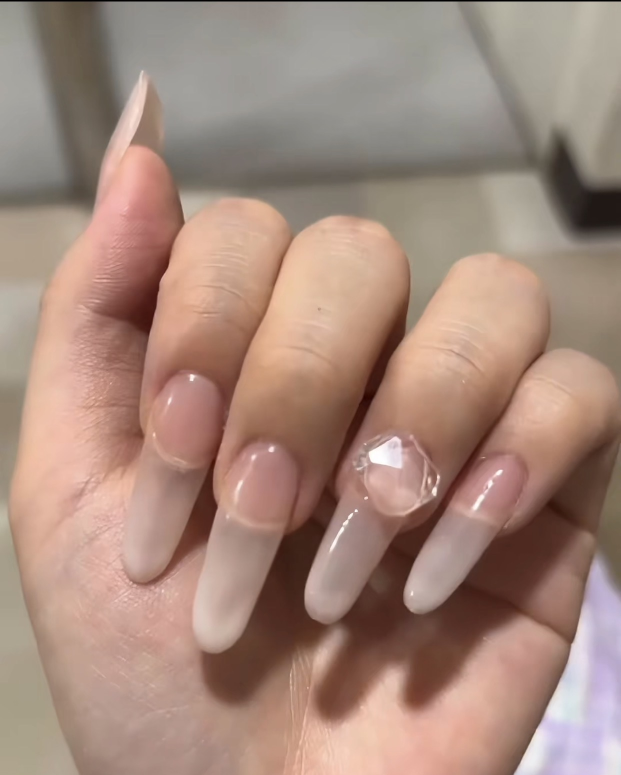
#> input picture dataset/paired_edit_core_v1/test_A/pair_0009.png, 1242 x 1550 px (shown at 1/2 size); its folder holds only this picture in this run
$ python -i masked_inpaint_utils.py   (imports and definitions only)
#> lines starting #> are read from the running program, lines starting #| are printed output that depends on the picture; after the words box and inside, x2 and y2 are one past the last pixel; in counts of white or black regions, pixels touching at a corner belong together
#!/usr/bin/env python3
"""
Utilities shared by masked inpainting inference and validation.
"""

from __future__ import annotations

from dataclasses import dataclass
from pathlib import Path

import numpy as np
from PIL import Image, ImageDraw, ImageFilter, ImageFont


LABEL_HEIGHT = 42
PADDING = 12
BACKGROUND = (18, 18, 20)
LABEL_COLOR = (245, 245, 245)
MASK_OVERLAY_COLOR = np.array([255.0, 64.0, 64.0], dtype=np.float32)


@dataclass
class InpaintResult:
    crop_box: tuple[int, int, int, int]
    input_crop: Image.Image
    mask_crop: Image.Image
    generated_crop: Image.Image
    composite_crop: Image.Image
    generated_full: Image.Image
    composite_full: Image.Image


def load_rgb_image(path: Path) -> Image.Image:
    return Image.open(path).convert("RGB")


def load_mask_image(path: Path, *, size: tuple[int, int] | None = None) -> Image.Image:
    image = Image.open(path).convert("L")
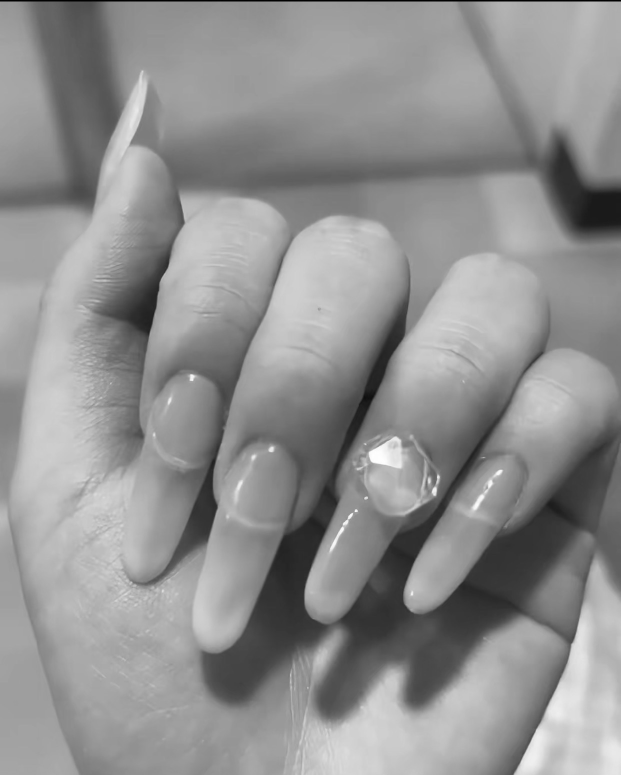
#> image: PIL image 1242x1550 L (shown at 1/2 size); min 0, max 255, mean 144
    if size is not None and image.size != size:
        image = image.resize(size, Image.Resampling.NEAREST)
    return binarize_mask(image)


def binarize_mask(mask_image: Image.Image) -> Image.Image:
    array = np.where(np.asarray(mask_image.convert("L"), dtype=np.uint8) >= 128, 255, 0).astype(np.uint8)
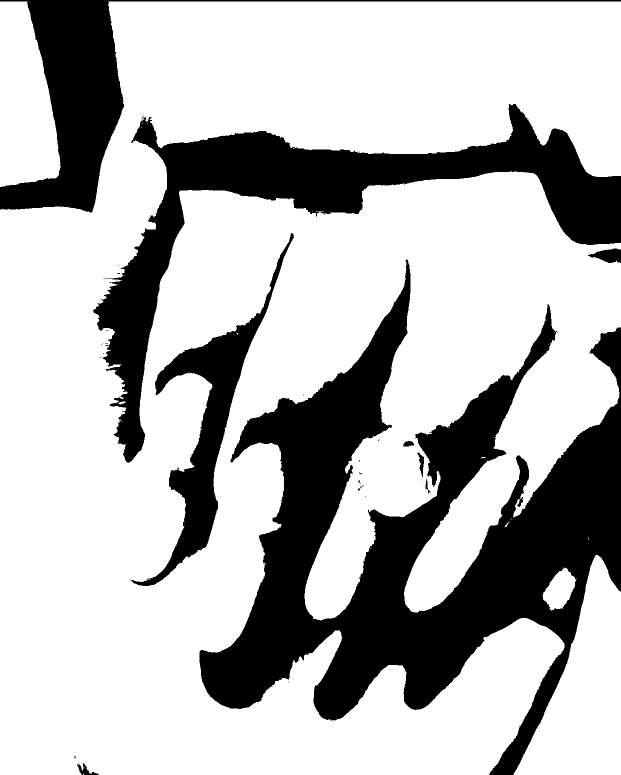
#> array: shape (1550, 1242) (shown at 1/2 size); 72.2% white; 50 black regions (40 under 20 px), largest, box (x1, y1, x2, y2) and area: (399, 519, 1242, 1550) 302519, (186, 208, 1242, 926) 131855, (0, 0, 1242, 425) 61492
    return Image.fromarray(array, mode="L")


# [6 lines left out: function dilate_mask_image, not called in this run]


def mask_to_bool(mask_image: Image.Image) -> np.ndarray:
    return np.asarray(binarize_mask(mask_image), dtype=np.uint8) >= 128


def mask_ratio(mask_image: Image.Image) -> float:
    return float(mask_to_bool(mask_image).mean())


# [47 lines left out: functions compute_mask_bbox, expand_bbox, composite_exact, overlay_mask, not called in this run]


def pil_to_np01(image: Image.Image) -> np.ndarray:
    array = np.asarray(image.convert("RGB"), dtype=np.float32) / 255.0
    return np.clip(array, 0.0, 1.0)


def np01_to_pil(array: np.ndarray) -> Image.Image:
    return Image.fromarray(np.clip(np.round(array * 255.0), 0, 255).astype(np.uint8), mode="RGB")


# [156 lines left out: functions srgb_to_linear_np, rgb_to_lab_np, masked_l1, masked_delta_e, boundary_ring, fit_columns and 3 more, not called in this run]

>>> result = load_mask_image('../../dataset/paired_edit_core_v1/test_A/pair_0009.png')

$ run again, on dataset/paired_edit_core_v1/test_A/pair_0040.png
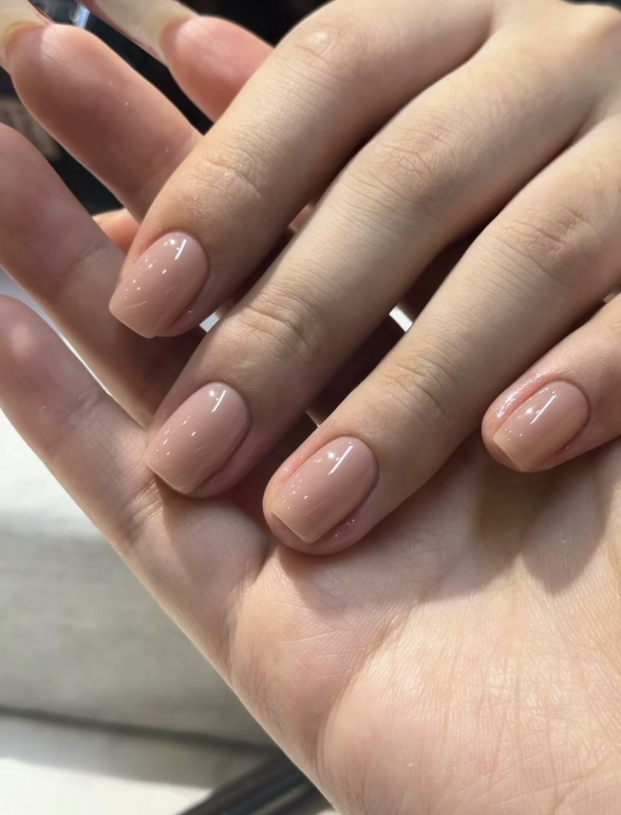
#> input picture dataset/paired_edit_core_v1/test_A/pair_0040.png, 1242 x 1630 px (shown at 1/2 size)
#> in load_mask_image, `image = Image.open(path).convert("L")`:
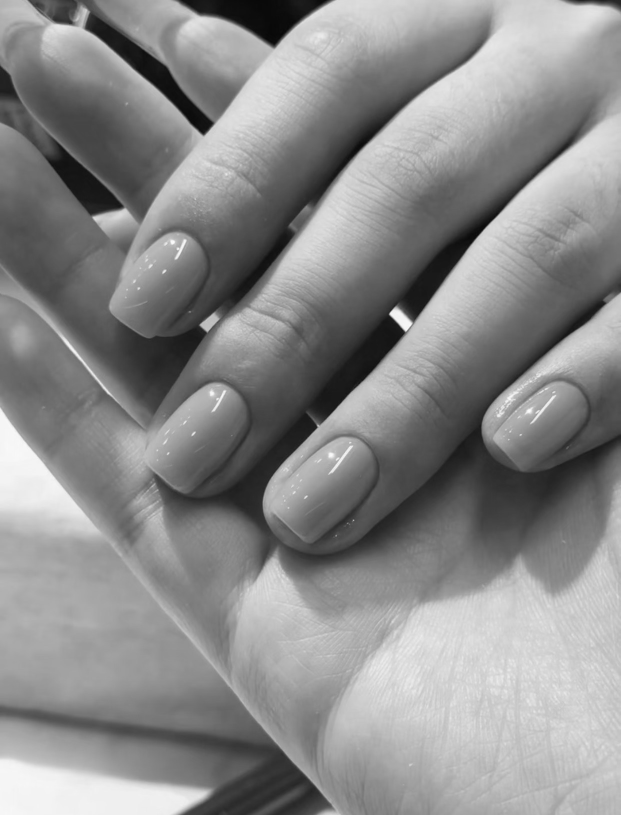
#> image: PIL image 1242x1630 L (shown at 1/2 size); min 7, max 254, mean 138.2
#> in binarize_mask, `array = np.where(np.asarray(mask_image.convert("L"), dtype=np.uint8) >..`:
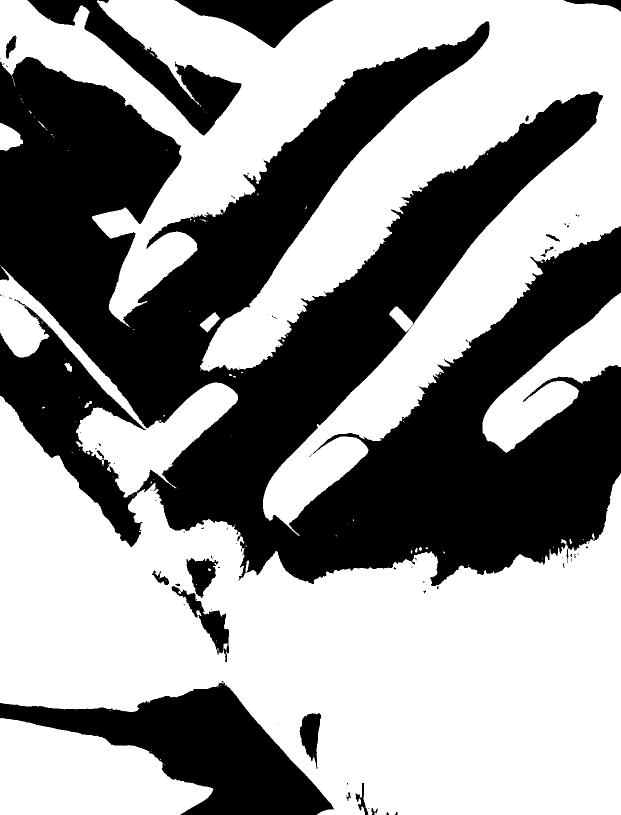
#> array: shape (1630, 1242) (shown at 1/2 size); 57.8% white; 107 black regions (85 under 20 px), largest, box (x1, y1, x2, y2) and area: (0, 42, 1242, 1172) 727002, (0, 1362, 668, 1630) 73661, (55, 0, 483, 271) 25897

$ run again, on dataset/paired_edit_core_v1/test_A/pair_0047.png
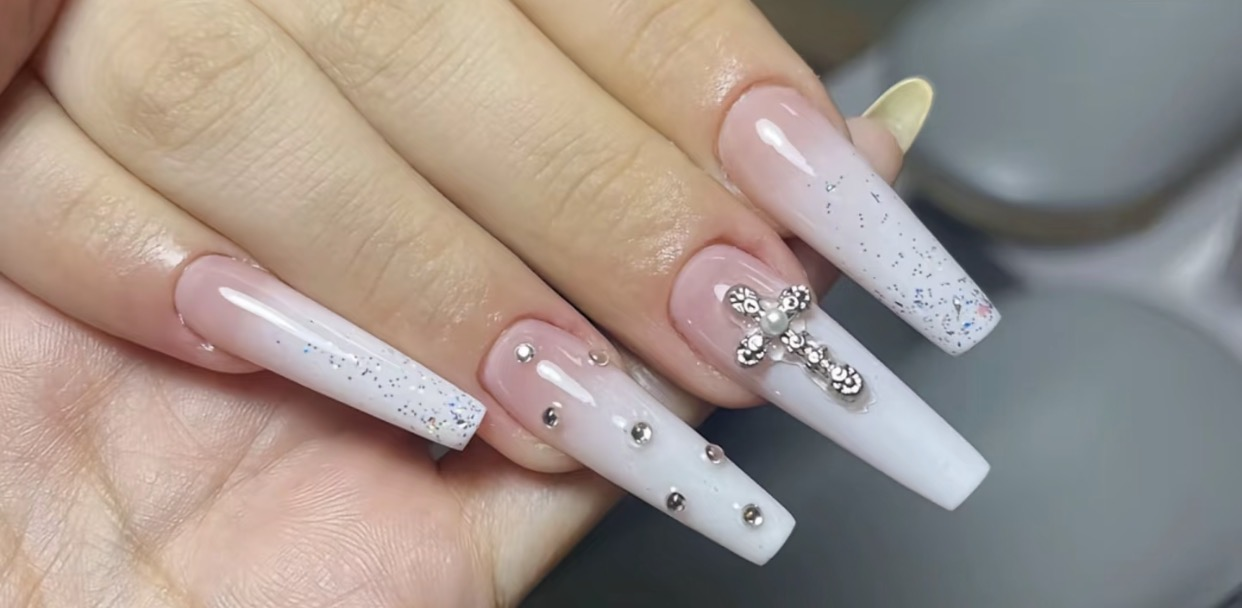
#> input picture dataset/paired_edit_core_v1/test_A/pair_0047.png, 1242 x 608 px
#> in load_mask_image, `image = Image.open(path).convert("L")`:
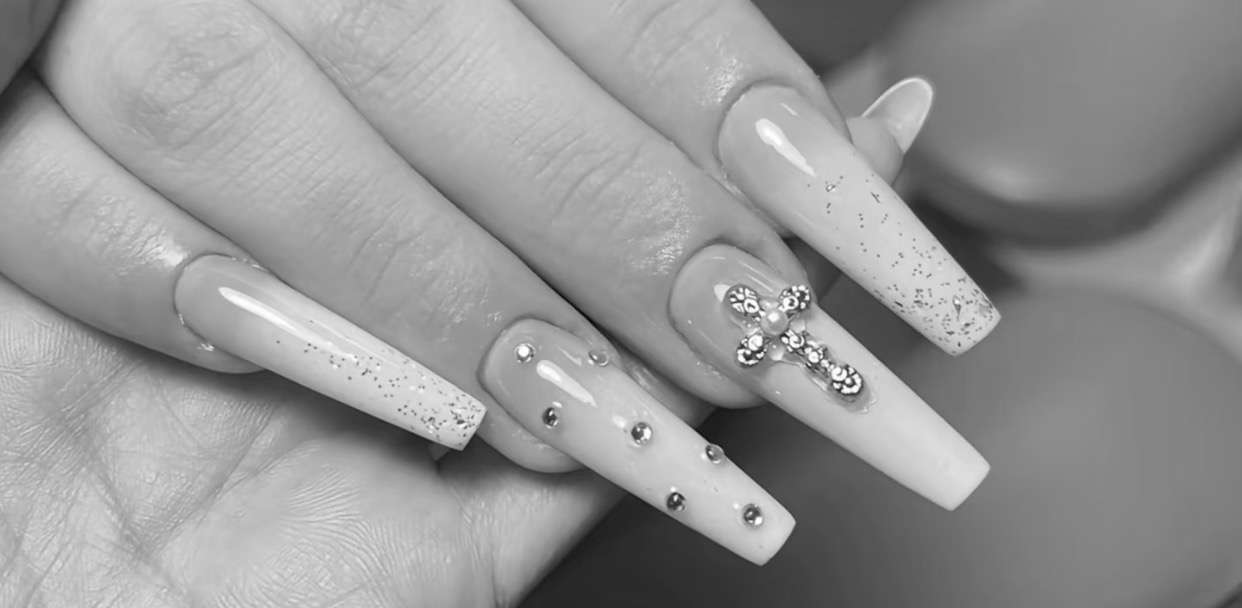
#> image: PIL image 1242x608 L; min 5, max 255, mean 149.8
#> in binarize_mask, `array = np.where(np.asarray(mask_image.convert("L"), dtype=np.uint8) >..`:
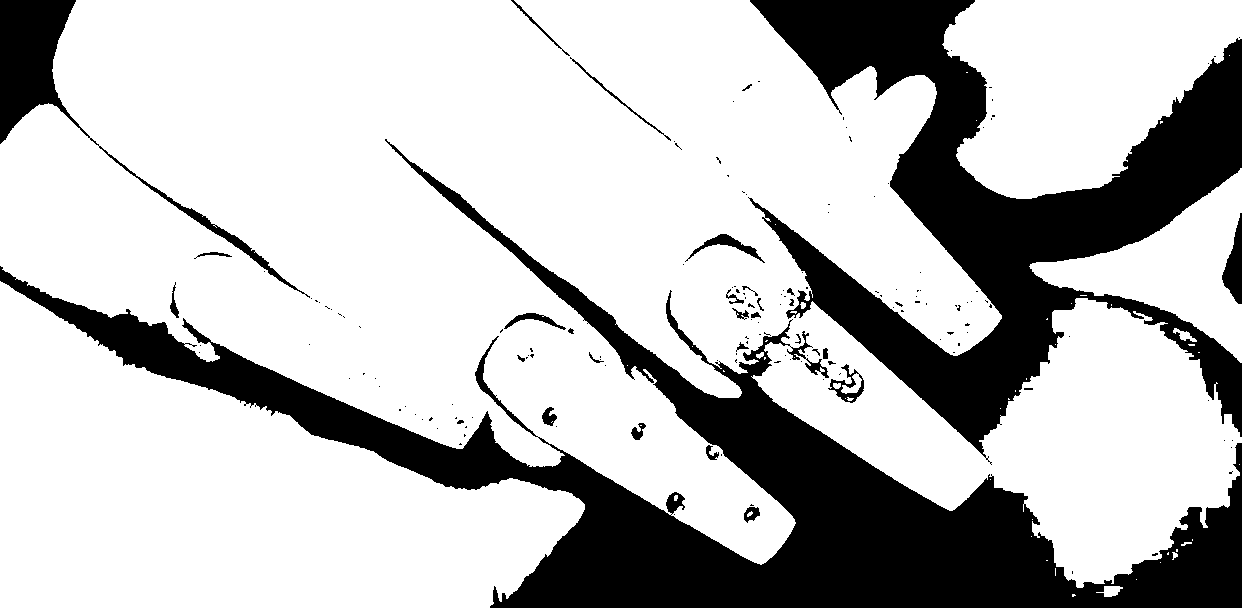
#> array: shape (608, 1242); 74.5% white; 159 black regions (129 under 20 px), largest, box (x1, y1, x2, y2) and area: (0, 139, 1242, 608) 104695, (748, 0, 1242, 465) 74822, (0, 0, 310, 298) 8387

$ run again, on dataset/paired_edit_core_v1/test_A/pair_0050.png
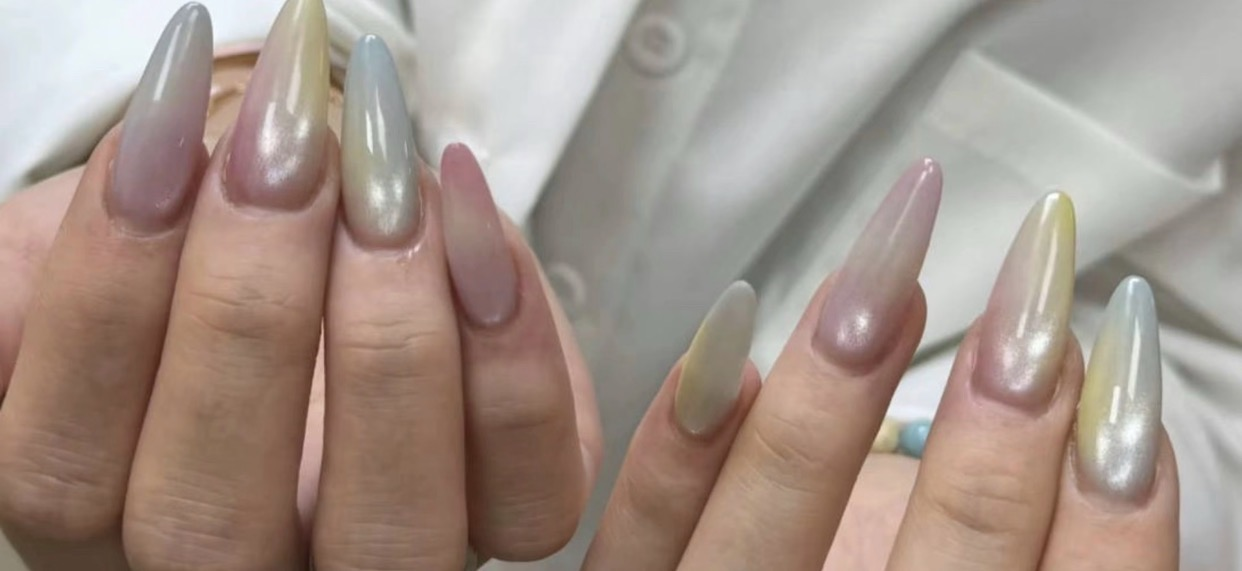
#> input picture dataset/paired_edit_core_v1/test_A/pair_0050.png, 1242 x 571 px
#> in load_mask_image, `image = Image.open(path).convert("L")`:
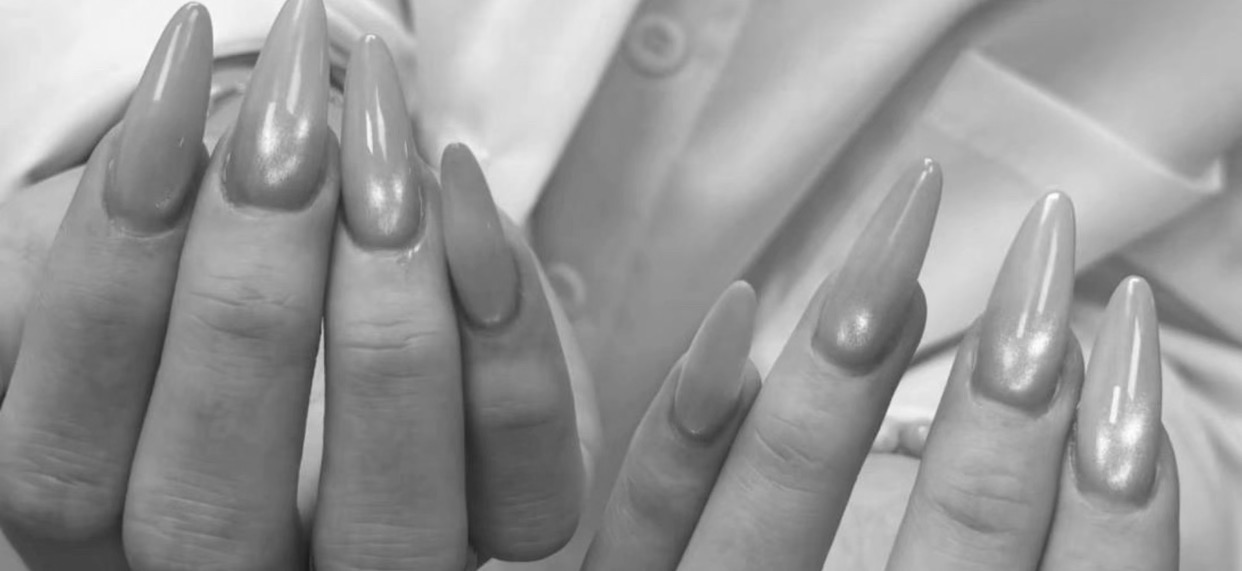
#> image: PIL image 1242x571 L; min 26, max 254, mean 150.9
#> in binarize_mask, `array = np.where(np.asarray(mask_image.convert("L"), dtype=np.uint8) >..`:
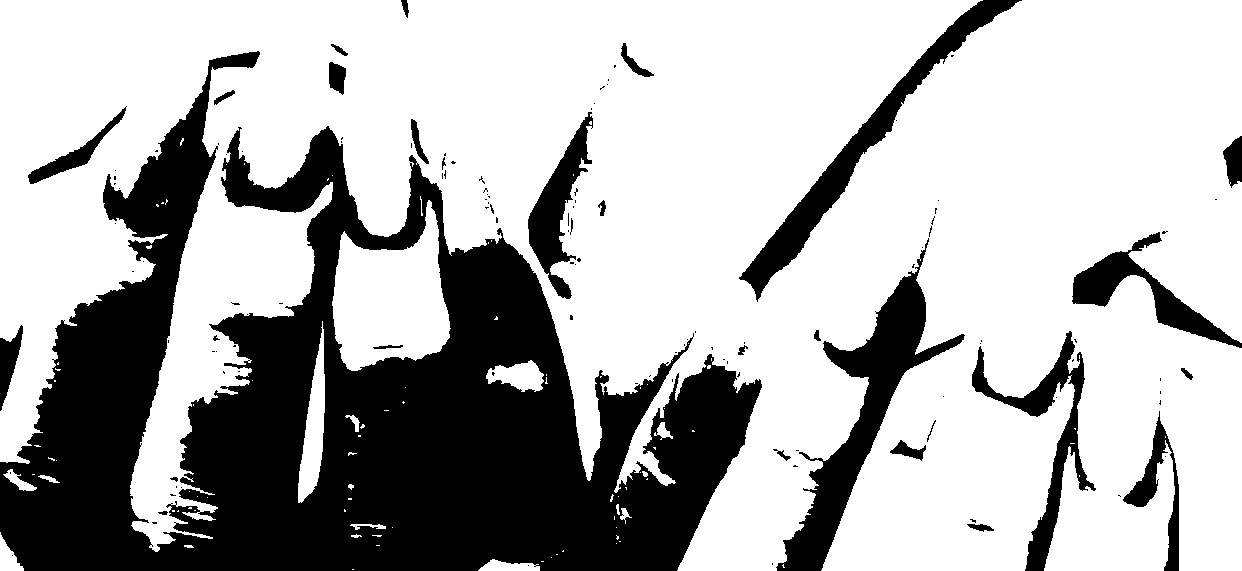
#> array: shape (571, 1242); 69.6% white; 126 black regions (96 under 20 px), largest, box (x1, y1, x2, y2) and area: (0, 51, 762, 571) 172232, (776, 238, 965, 571) 12729, (739, 0, 1022, 302) 8796
